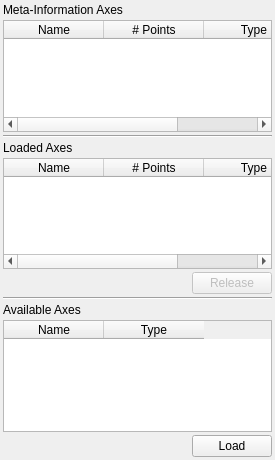
<ui version="4.0" >
 <class>CacheTab</class>
 <widget class="QWidget" name="CacheTab" >
  <property name="geometry" >
   <rect>
    <x>0</x>
    <y>0</y>
    <width>275</width>
    <height>460</height>
   </rect>
  </property>
  <property name="maximumSize" >
   <size>
    <width>275</width>
    <height>16777215</height>
   </size>
  </property>
  <property name="windowTitle" >
   <string>PlotMS Cache Tab</string>
  </property>
  <layout class="QVBoxLayout" >
   <property name="spacing" >
    <number>3</number>
   </property>
   <property name="leftMargin" >
    <number>3</number>
   </property>
   <property name="topMargin" >
    <number>3</number>
   </property>
   <property name="rightMargin" >
    <number>3</number>
   </property>
   <property name="bottomMargin" >
    <number>3</number>
   </property>
   <item>
    <widget class="QLabel" name="metaLabel" >
     <property name="text" >
      <string>Meta-Information Axes</string>
     </property>
     <property name="textFormat" >
      <enum>Qt::RichText</enum>
     </property>
    </widget>
   </item>
   <item>
    <widget class="QTableWidget" name="metaTable" >
     <property name="sizePolicy" >
      <sizepolicy vsizetype="Expanding" hsizetype="MinimumExpanding" >
       <horstretch>0</horstretch>
       <verstretch>0</verstretch>
      </sizepolicy>
     </property>
     <property name="alternatingRowColors" >
      <bool>true</bool>
     </property>
     <property name="selectionBehavior" >
      <enum>QAbstractItemView::SelectRows</enum>
     </property>
     <column>
      <property name="text" >
       <string>Name</string>
      </property>
     </column>
     <column>
      <property name="text" >
       <string># Points</string>
      </property>
     </column>
     <column>
      <property name="text" >
       <string>Type</string>
      </property>
     </column>
    </widget>
   </item>
   <item>
    <widget class="Line" name="line" >
     <property name="orientation" >
      <enum>Qt::Horizontal</enum>
     </property>
    </widget>
   </item>
   <item>
    <widget class="QLabel" name="loadedLabel" >
     <property name="text" >
      <string>Loaded Axes</string>
     </property>
     <property name="textFormat" >
      <enum>Qt::RichText</enum>
     </property>
    </widget>
   </item>
   <item>
    <widget class="QTableWidget" name="loadedTable" >
     <property name="sizePolicy" >
      <sizepolicy vsizetype="Expanding" hsizetype="MinimumExpanding" >
       <horstretch>0</horstretch>
       <verstretch>0</verstretch>
      </sizepolicy>
     </property>
     <property name="alternatingRowColors" >
      <bool>true</bool>
     </property>
     <property name="selectionBehavior" >
      <enum>QAbstractItemView::SelectRows</enum>
     </property>
     <column>
      <property name="text" >
       <string>Name</string>
      </property>
     </column>
     <column>
      <property name="text" >
       <string># Points</string>
      </property>
     </column>
     <column>
      <property name="text" >
       <string>Type</string>
      </property>
     </column>
    </widget>
   </item>
   <item>
    <layout class="QHBoxLayout" >
     <property name="spacing" >
      <number>0</number>
     </property>
     <item>
      <spacer>
       <property name="orientation" >
        <enum>Qt::Horizontal</enum>
       </property>
       <property name="sizeHint" >
        <size>
         <width>171</width>
         <height>20</height>
        </size>
       </property>
      </spacer>
     </item>
     <item>
      <widget class="QPushButton" name="releaseButton" >
       <property name="enabled" >
        <bool>false</bool>
       </property>
       <property name="text" >
        <string>Release</string>
       </property>
      </widget>
     </item>
    </layout>
   </item>
   <item>
    <widget class="Line" name="line_2" >
     <property name="orientation" >
      <enum>Qt::Horizontal</enum>
     </property>
    </widget>
   </item>
   <item>
    <widget class="QLabel" name="availableLabel" >
     <property name="text" >
      <string>Available Axes</string>
     </property>
     <property name="textFormat" >
      <enum>Qt::RichText</enum>
     </property>
    </widget>
   </item>
   <item>
    <widget class="QTableWidget" name="availableTable" >
     <property name="sizePolicy" >
      <sizepolicy vsizetype="Expanding" hsizetype="Minimum" >
       <horstretch>0</horstretch>
       <verstretch>0</verstretch>
      </sizepolicy>
     </property>
     <property name="alternatingRowColors" >
      <bool>true</bool>
     </property>
     <property name="selectionBehavior" >
      <enum>QAbstractItemView::SelectRows</enum>
     </property>
     <column>
      <property name="text" >
       <string>Name</string>
      </property>
     </column>
     <column>
      <property name="text" >
       <string>Type</string>
      </property>
     </column>
    </widget>
   </item>
   <item>
    <layout class="QHBoxLayout" >
     <property name="spacing" >
      <number>0</number>
     </property>
     <item>
      <spacer>
       <property name="orientation" >
        <enum>Qt::Horizontal</enum>
       </property>
       <property name="sizeHint" >
        <size>
         <width>171</width>
         <height>20</height>
        </size>
       </property>
      </spacer>
     </item>
     <item>
      <widget class="QPushButton" name="loadButton" >
       <property name="text" >
        <string>Load</string>
       </property>
      </widget>
     </item>
    </layout>
   </item>
  </layout>
 </widget>
 <resources/>
 <connections/>
</ui>
